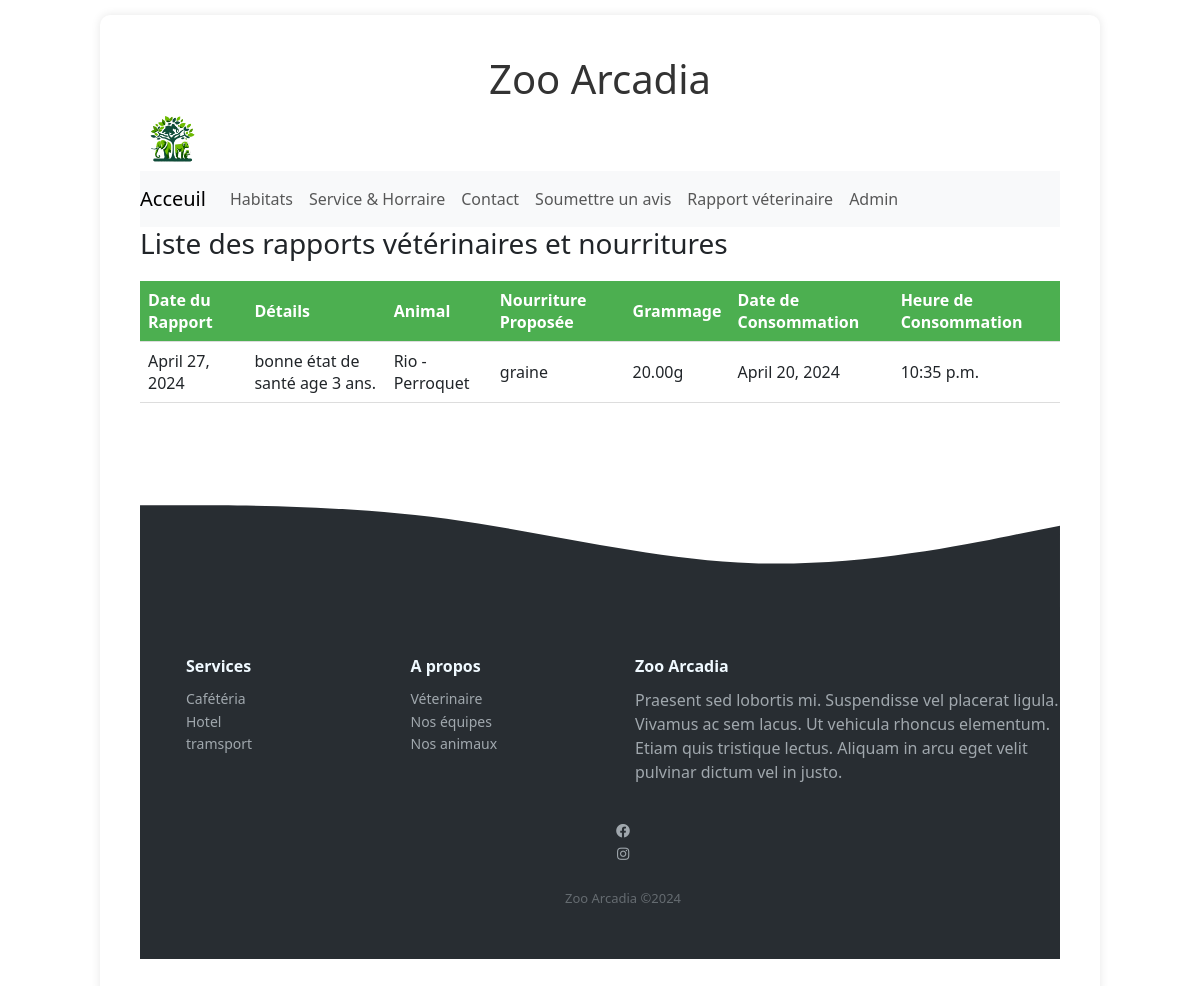
/rapport/ (signed in), run on an earlier commit of the app's database.
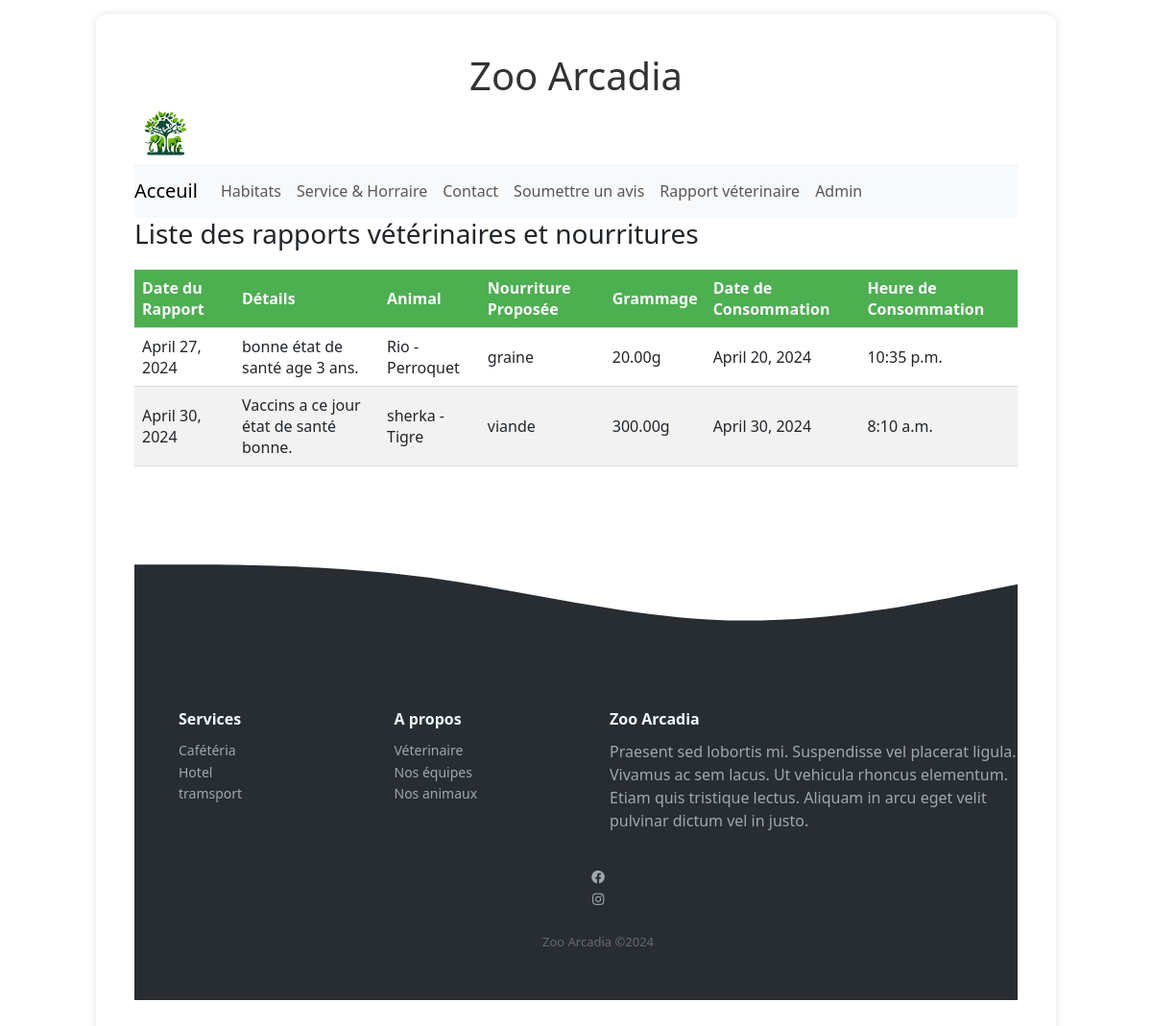
And on a later commit of the database.
### liste/models.py (models this page shows, shortened)
class RapportVeterinaire(models.Model):
    date = models.DateField()
    detail = models.TextField()
    animal = models.ForeignKey(Animal, on_delete=models.CASCADE, related_name='rapports_veterinaires')

class Animal(models.Model):
    prenom = models.CharField(max_length=50)
    etat = models.CharField(max_length=50)
    habitat = models.ForeignKey(Habitat, related_name='animaux', on_delete=models.CASCADE)
    race = models.ForeignKey(Race, related_name='animaux', on_delete=models.SET_NULL, null=True, default=1)
    image = models.ImageField(upload_to='animals/', verbose_name=_("Image de l'animal"))
    clics = models.IntegerField(default=0)  # Champ pour les cliques sur l'animal
    def __str__(self):
        return f"{self.prenom} - {self.race}"

class Race(models.Model):
    label = models.CharField(max_length=50)
    def __str__(self):
        return self.label

class NourritureInfo(models.Model):
    rapport = models.ForeignKey(RapportVeterinaire, on_delete=models.CASCADE, related_name='nourriture_infos')
    nourriture_proposee = models.CharField(max_length=255, verbose_name=_("Nourriture proposée"))
    grammage_nourriture = models.DecimalField(max_digits=5, decimal_places=2, default=0.0, verbose_name=_("Grammage de la nourriture"))
    date_consommation = models.DateField(verbose_name=_("Date de consommation"), default=timezone.now)  # use timezone.now without ()
    heure_consommation = models.TimeField(verbose_name=_("Heure de consommation"), default=timezone.now)  # same here

### liste/views.py (the view)
# urls.py: path('rapport/', views.rapport, name='rapport'),  # protégé par @login_required
@login_required
def rapport(request):
     rapports = RapportVeterinaire.objects.all().prefetch_related('nourriture_infos')
     return render(request, 'liste/rapport.html', {'rapports': rapports})

### liste/templates/liste/rapport.html (shortened to what the changed rows need)
{% load static %}
<html lang="fr">
  <head>
    <link
      rel="stylesheet"
      href="https://cdnjs.cloudflare.com/ajax/libs/font-awesome/5.15.3/css/all.min.css"
    />
    <link
      href="https://cdn.jsdelivr.net/npm/bootstrap@5.3.2/dist/css/bootstrap.min.css"
      rel="stylesheet"
    />
    <link
      rel="stylesheet"
      rel="stylesheet"
      href="{% static 'liste/style.css' %}"
    />
  </head>
  <body>
    <div class="main-content">
    <div class="h1-container">
      <h1>Zoo Arcadia</h1>
    </div>
      <main>
          <table>
            <thead>
                <tr>
                    <th>Date du Rapport</th>
                    <th>Détails</th>
                    <th>Animal</th>
                    <th>Nourriture Proposée</th>
                    <th>Grammage</th>
                    <th>Date de Consommation</th>
                    <th>Heure de Consommation</th>
                </tr>
            </thead>
            <tbody>
                {% for rapport in rapports %}
                    <tr>
                        <td rowspan="{{ rapport.nourriture_infos.all.count }}">{{ rapport.date }}</td>
                        <td rowspan="{{ rapport.nourriture_infos.all.count }}">{{ rapport.detail }}</td>
                        <td rowspan="{{ rapport.nourriture_infos.all.count }}">{{ rapport.animal }}</td>
                        {% with rapport.nourriture_infos.all as nourritures %}
                            {% if nourritures %}
                                {% for nourriture in nourritures %}
                                    {% if forloop.first %}
                                        <td>{{ nourriture.nourriture_proposee }}</td>
                                        <td>{{ nourriture.grammage_nourriture }}g</td>
                                        <td>{{ nourriture.date_consommation }}</td>
                                        <td>{{ nourriture.heure_consommation }}</td>
                                    </tr>
                                    {% endif %}
                                {% endfor %}
                            {% else %}
                                <td colspan="4">Pas de données sur la nourriture</td>
                            {% endif %}
                        {% endwith %}
                    {% empty %}
                    <tr>
                        <td colspan="7">Aucun rapport disponible</td>
                    </tr>
                {% endfor %}
            </tbody>
        </table>
          <section>
            <div class="svg-image"><svg xmlns="http://www.w3.org/2000/svg" viewBox="0 0 1440 320">
              <path fill="#282d32" fill-opacity="1" d="M0,160L80,160C160,160,320,160,480,181.3C640,203,800,245,960,250.7C1120,256,1280,224,1360,208L1440,192L1440,320L1360,320C1280,320,1120,320,960,320C800,320,640,320,480,320C320,320,160,320,80,320L0,320Z"></path>
            </svg></div>
          </section>
      </main>
  </div>
  </body>
  </html>

What changed in the data, as far as the page shows it:
added RapportVeterinaire: date "April 30, 2024", detail "Vaccins a ce jour état de santé bonne.", animal "sherka - Tigre"
added NourritureInfo: nourriture_proposee "viande", grammage_nourriture "300.00", date_consommation "April 30, 2024", heure_consommation "8:10 a.m."
